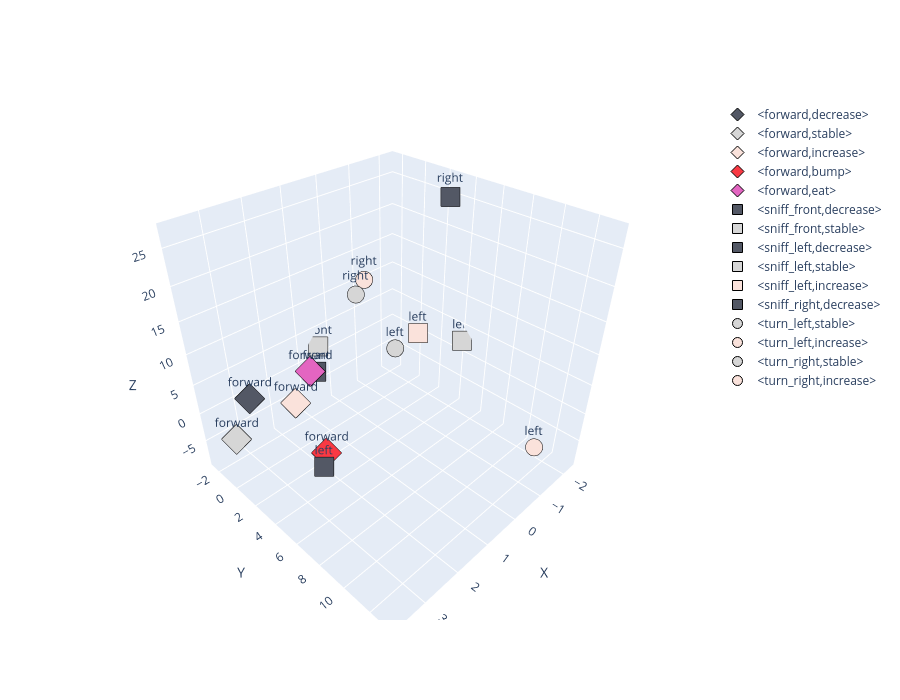

Here is the notebook cell this chart was saved with:
### Code cell
group_axes = {
    "direction_forward": df.index[df['direction'] == "front"].tolist(), 
    "direction_left": df.index[df['direction'] == "left"].tolist(), 
    "direction_right": df.index[df['direction'] == "right"].tolist(),
    # "move": [0, 8, 10],             # forward, turn_left, turn_right
    # "feel_wall": [3, 5, 7],         # bump, front_wall, left_wall, right_wall
    # "feel_empty": [2, 4, 6],
}
token_labels =  df['label'].tolist()
all_tokens = df.index.tolist()

embedding_weight = model.embedding.weight
projected = project_embeddings_to_3D(model, embedding_weight, group_axes)
plotly_embedding(projected, [token_labels[i] for i in all_tokens], all_tokens)

### Figure 1 — Plotly figure (JSON) as saved in the notebook; plotly's stock layout.template omitted (floating-point values rounded to 4 significant figures)
{"data": [{"marker": {"color": "#535865", "line": {"color": "black", "width": 1}, "size": 10, "symbol": "diamond"}, "mode": "markers+text", "name": "<forward,decrease>", "text": "forward", "textposition": "top center", "type": "scatter3d", "x": [2.941], "y": [-1.218], "z": [1.659]}, {"marker": {"color": "#D6D6D6", "line": {"color": "black", "width": 1}, "size": 10, "symbol": "diamond"}, "mode": "markers+text", "name": "<forward,stable>", "text": "forward", "textposition": "top center", "type": "scatter3d", "x": [3.729], "y": [0.1684], "z": [-0.8615]}, {"marker": {"color": "#FAE2DB", "line": {"color": "black", "width": 1}, "size": 10, "symbol": "diamond"}, "mode": "markers+text", "name": "<forward,increase>", "text": "forward", "textposition": "top center", "type": "scatter3d", "x": [2.044], "y": [0.1882], "z": [-0.3373]}, {"marker": {"color": "#F93943", "line": {"color": "black", "width": 1}, "size": 10, "symbol": "diamond"}, "mode": "markers+text", "name": "<forward,bump>", "text": "forward", "textposition": "top center", "type": "scatter3d", "x": [1.742], "y": [1.894], "z": [-8.649]}, {"marker": {"color": "#E365C1", "line": {"color": "black", "width": 1}, "size": 10, "symbol": "diamond"}, "mode": "markers+text", "name": "<forward,eat>", "text": "forward", "textposition": "top center", "type": "scatter3d", "x": [1.319], "y": [-0.5781], "z": [2.127]}, {"marker": {"color": "#535865", "line": {"color": "black", "width": 1}, "size": 10, "symbol": "square"}, "mode": "markers+text", "name": "<sniff_front,decrease>", "text": "front", "textposition": "top center", "type": "scatter3d", "x": [1.161], "y": [-0.4709], "z": [1.743]}, {"marker": {"color": "#D6D6D6", "line": {"color": "black", "width": 1}, "size": 10, "symbol": "square"}, "mode": "markers+text", "name": "<sniff_front,stable>", "text": "front", "textposition": "top center", "type": "scatter3d", "x": [0.4696], "y": [-2.426], "z": [2.145]}, {"marker": {"color": "#535865", "line": {"color": "black", "width": 1}, "size": 10, "symbol": "square"}, "mode": "markers+text", "name": "<sniff_left,decrease>", "text": "left", "textposition": "top center", "type": "scatter3d", "x": [2.933], "y": [5.717], "z": [-0.346]}, {"marker": {"color": "#D6D6D6", "line": {"color": "black", "width": 1}, "size": 10, "symbol": "square"}, "mode": "markers+text", "name": "<sniff_left,stable>", "text": "left", "textposition": "top center", "type": "scatter3d", "x": [-2.277], "y": [4.203], "z": [2.677]}, {"marker": {"color": "#FAE2DB", "line": {"color": "black", "width": 1}, "size": 10, "symbol": "square"}, "mode": "markers+text", "name": "<sniff_left,increase>", "text": "left", "textposition": "top center", "type": "scatter3d", "x": [-1.214], "y": [2.677], "z": [5.367]}, {"marker": {"color": "#535865", "line": {"color": "black", "width": 1}, "size": 10, "symbol": "square"}, "mode": "markers+text", "name": "<sniff_right,decrease>", "text": "right", "textposition": "top center", "type": "scatter3d", "x": [-1.506], "y": [4.164], "z": [26.96]}, {"marker": {"color": "#D6D6D6", "line": {"color": "black", "width": 1}, "size": 10, "symbol": "circle"}, "mode": "markers+text", "name": "<turn_left,stable>", "text": "left", "textposition": "top center", "type": "scatter3d", "x": [-0.5319], "y": [2.327], "z": [4.126]}, {"marker": {"color": "#FAE2DB", "line": {"color": "black", "width": 1}, "size": 10, "symbol": "circle"}, "mode": "markers+text", "name": "<turn_left,increase>", "text": "left", "textposition": "top center", "type": "scatter3d", "x": [-0.655], "y": [13.12], "z": [0.1027]}, {"marker": {"color": "#D6D6D6", "line": {"color": "black", "width": 1}, "size": 10, "symbol": "circle"}, "mode": "markers+text", "name": "<turn_right,stable>", "text": "right", "textposition": "top center", "type": "scatter3d", "x": [0.656], "y": [2.177], "z": [15.88]}, {"marker": {"color": "#FAE2DB", "line": {"color": "black", "width": 1}, "size": 10, "symbol": "circle"}, "mode": "markers+text", "name": "<turn_right,increase>", "text": "right", "textposition": "top center", "type": "scatter3d", "x": [-0.08135], "y": [0.8146], "z": [15.24]}], "layout": {"height": 700, "scene": {"xaxis": {"title": {"text": "X"}}, "yaxis": {"title": {"text": "Y"}}, "zaxis": {"title": {"text": "Z"}}}, "width": 900}}
